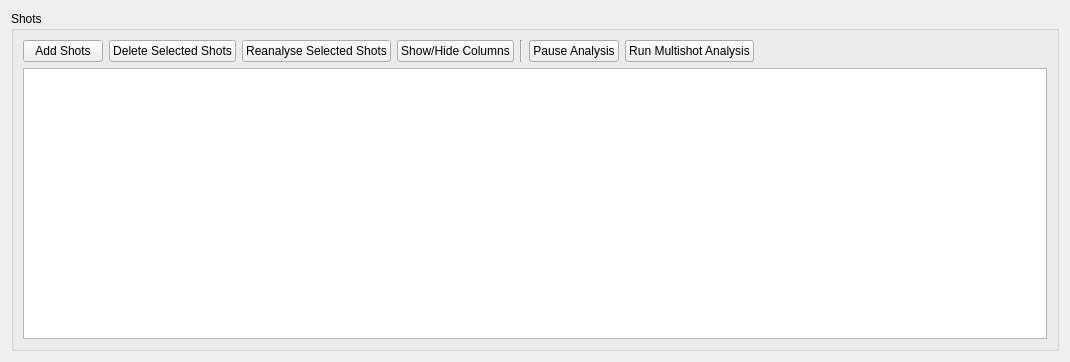
<?xml version="1.0" encoding="UTF-8"?>
<ui version="4.0">
 <class>Form</class>
 <widget class="QWidget" name="Form">
  <property name="geometry">
   <rect>
    <x>0</x>
    <y>0</y>
    <width>1070</width>
    <height>362</height>
   </rect>
  </property>
  <property name="windowTitle">
   <string>Form</string>
  </property>
  <layout class="QVBoxLayout" name="verticalLayout">
   <item>
    <widget class="QGroupBox" name="groupBox">
     <property name="title">
      <string>Shots</string>
     </property>
     <property name="flat">
      <bool>false</bool>
     </property>
     <property name="checkable">
      <bool>false</bool>
     </property>
     <property name="checked">
      <bool>false</bool>
     </property>
     <layout class="QVBoxLayout" name="verticalLayout_6">
      <item>
       <layout class="QHBoxLayout" name="horizontalLayout_5">
        <item>
         <widget class="QPushButton" name="add_shots_button">
          <property name="text">
           <string>Add Shots</string>
          </property>
         </widget>
        </item>
        <item>
         <widget class="QPushButton" name="delete_shots_button">
          <property name="text">
           <string>Delete Selected Shots</string>
          </property>
         </widget>
        </item>
        <item>
         <widget class="QPushButton" name="reanalyse_selected_shots_button">
          <property name="text">
           <string>Reanalyse Selected Shots</string>
          </property>
         </widget>
        </item>
        <item>
         <widget class="QPushButton" name="select_visible_columns_button">
          <property name="text">
           <string>Show/Hide Columns</string>
          </property>
         </widget>
        </item>
        <item>
         <widget class="Line" name="line">
          <property name="orientation">
           <enum>Qt::Vertical</enum>
          </property>
         </widget>
        </item>
        <item>
         <widget class="QPushButton" name="pause_analysis_button">
          <property name="text">
           <string>Pause Analysis</string>
          </property>
         </widget>
        </item>
        <item>
         <widget class="QPushButton" name="run_multishot_analysis_button">
          <property name="text">
           <string>Run Multishot Analysis</string>
          </property>
         </widget>
        </item>
        <item>
         <spacer name="horizontalSpacer">
          <property name="orientation">
           <enum>Qt::Horizontal</enum>
          </property>
          <property name="sizeHint" stdset="0">
           <size>
            <width>40</width>
            <height>20</height>
           </size>
          </property>
         </spacer>
        </item>
       </layout>
      </item>
      <item>
       <widget class="QTableView" name="shot_treeview">
        <property name="editTriggers">
         <set>QAbstractItemView::NoEditTriggers</set>
        </property>
        <property name="dragDropMode">
         <enum>QAbstractItemView::DropOnly</enum>
        </property>
        <property name="selectionMode">
         <enum>QAbstractItemView::ExtendedSelection</enum>
        </property>
       </widget>
      </item>
     </layout>
    </widget>
   </item>
  </layout>
 </widget>
 <resources/>
 <connections/>
</ui>
